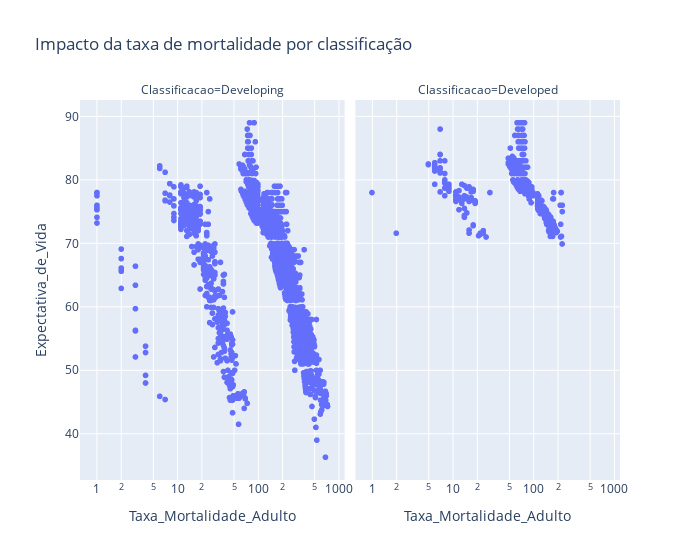

The cell this chart's notebook holds for it:
### Code cell
fig  = px.scatter(df, x='Taxa_Mortalidade_Adulto', y='Expectativa_de_Vida', log_x = True, width = 700,hover_name = "PaIs",facet_col = 'Classificacao', title='Impacto da taxa de mortalidade por classificação')
fig

### Figure 1 — Plotly figure (JSON) as saved in the notebook; plotly's stock layout.template omitted (floating-point values rounded to 4 significant figures; data arrays with more than 128 entries replaced by an {"elided": "..."} marker saying what was removed)
{"data": [{"hovertemplate": "<b>%{hovertext}</b><br><br>Classificacao=Developing<br>Taxa_Mortalidade_Adulto=%{x}<br>Expectativa_de_Vida=%{y}<extra></extra>", "hovertext": {"elided": "2426 str values"}, "legendgroup": "", "marker": {"color": "#636efa", "symbol": "circle"}, "mode": "markers", "name": "", "showlegend": false, "type": "scattergl", "x": {"elided": "2426 int values"}, "xaxis": "x", "y": {"elided": "2426 float values"}, "yaxis": "y"}, {"hovertemplate": "<b>%{hovertext}</b><br><br>Classificacao=Developed<br>Taxa_Mortalidade_Adulto=%{x}<br>Expectativa_de_Vida=%{y}<extra></extra>", "hovertext": {"elided": "512 str values"}, "legendgroup": "", "marker": {"color": "#636efa", "symbol": "circle"}, "mode": "markers", "name": "", "showlegend": false, "type": "scattergl", "x": {"elided": "512 int values"}, "xaxis": "x2", "y": {"elided": "512 float values"}, "yaxis": "y2"}], "layout": {"annotations": [{"font": {}, "showarrow": false, "text": "Classificacao=Developing", "x": 0.245, "xanchor": "center", "xref": "paper", "y": 1, "yanchor": "bottom", "yref": "paper"}, {"font": {}, "showarrow": false, "text": "Classificacao=Developed", "x": 0.755, "xanchor": "center", "xref": "paper", "y": 1, "yanchor": "bottom", "yref": "paper"}], "legend": {"tracegroupgap": 0}, "title": {"text": "Impacto da taxa de mortalidade por classificação"}, "width": 700, "xaxis": {"anchor": "y", "domain": [0, 0.49], "title": {"text": "Taxa_Mortalidade_Adulto"}, "type": "log"}, "xaxis2": {"anchor": "y2", "domain": [0.51, 1], "matches": "x", "title": {"text": "Taxa_Mortalidade_Adulto"}, "type": "log"}, "yaxis": {"anchor": "x", "domain": [0, 1], "title": {"text": "Expectativa_de_Vida"}}, "yaxis2": {"anchor": "x2", "domain": [0, 1], "matches": "y", "showticklabels": false}}}
